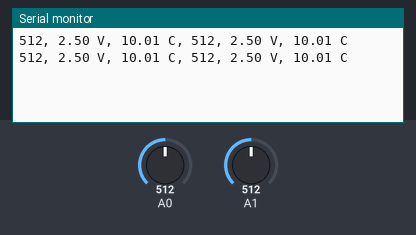
The sketch below on a simulated Arduino Uno, built with avr-gcc and run on an emulated ATmega328P. Shown: the last lines printed to the serial monitor. The test bench sets the inputs (shaded band); at power-on: A0 = 512, A1 = 512.

Above: at 1.8 s.
1.9 s: A0 set to 716
At 2.8 s:
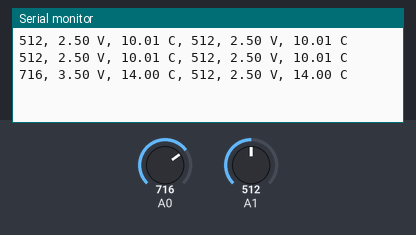
3.4 s: A1 set to 716
At 4.4 s:
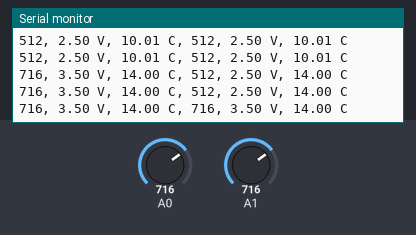
4.9 s: A0 set to 900
At 5.8 s:
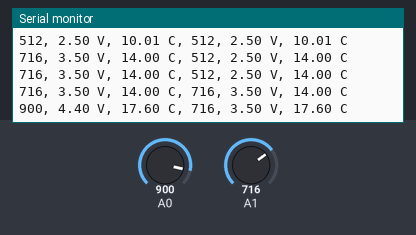
6.4 s: A1 set to 900
At 7.8 s:
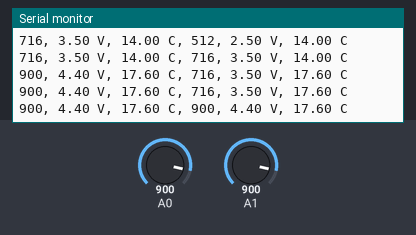
Timing chart, 0 to 8.9 s (numbered marks = the images above; inputs shaded):
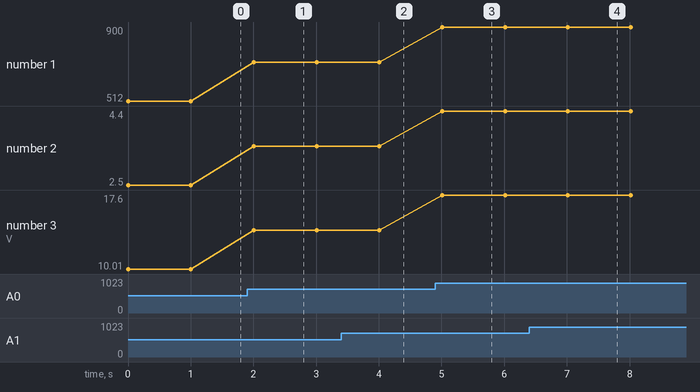

The sketch:

ReadTemperatures.ino
```cpp
/*
  ReadTemperatures
*/

void setup() {
  // initialize serial communication at 9600 bits per second:
  Serial.begin(9600);
}

float t_min0 = 0.0;
float t_max0 = 40.0;
float v_max0 = 10.0;

float t_min1 = 0.0;
float t_max1 = 40.0;
float v_max1 = 10.0;

float t_delta0 = t_max0 - t_min0;
float t_delta1 = t_max1 - t_min1;

void loop() {
  int a0 = analogRead(A0);
  int a1 = analogRead(A1);

  float v0 = a0 * (5.0 / 1023.0);
  float v1 = a1 * (5.0 / 1023.0);

  float t0 = t_min0 + (v0 / v_max0) * t_delta0;
  float t1 = t_min0 + (v0 / v_max0) * t_delta1;


  Serial.print(a0);
  Serial.print(", ");
  Serial.print(v0);
  Serial.print(" V, ");
  Serial.print(t0);
  Serial.print(" C, ");
  Serial.print(a1);
  Serial.print(", ");
  Serial.print(v1);
  Serial.print(" V, ");
  Serial.print(t1);
  Serial.print(" C\n");
  delay(1000);
}
```

Measured:
- after the input at 1.9 s, the serial monitor: prints a new line after 0.11 s (image 1)
- after the input at 3.4 s, the serial monitor: prints a new line after 0.61 s (image 2)
- after the input at 4.9 s, the serial monitor: prints a new line after 0.11 s (image 3)
- after the input at 6.4 s, the serial monitor: prints a new line after 0.62 s (image 4)
- plotted number 1: 512 → 716 after the input at 1.9 s, 716 → 900 after the input at 4.9 s
- plotted number 2: 2.5 → 3.5 after the input at 1.9 s, 3.5 → 4.4 after the input at 4.9 s
- plotted number 3: 10.01 → 14 after the input at 1.9 s, 14 → 17.6 after the input at 4.9 s
